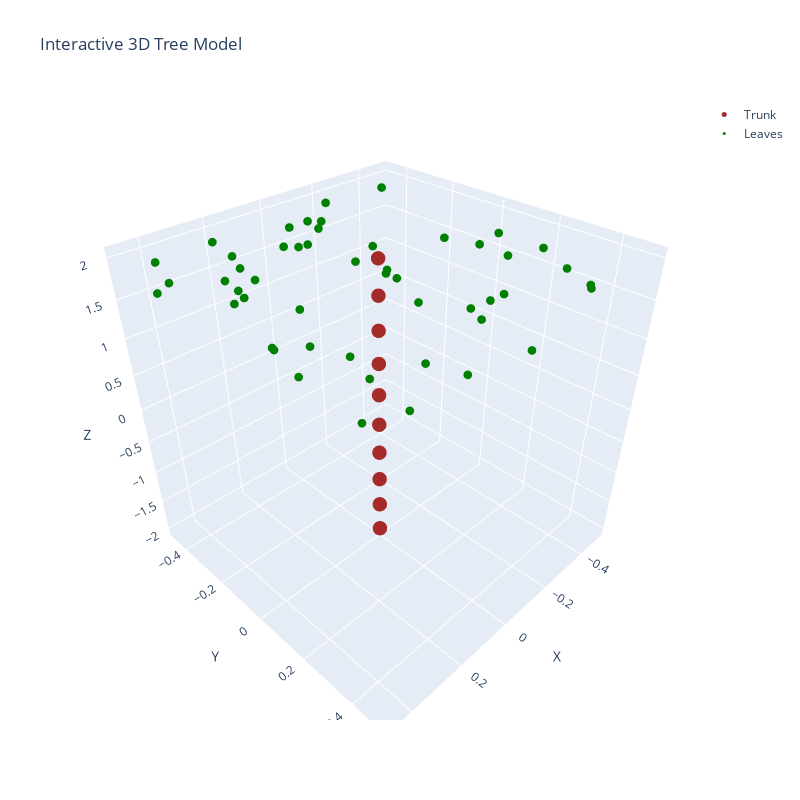

Notebook code for this chart:
### Code cell
import plotly.graph_objects as go

# Create a 3D scatter plot
fig = go.Figure()

# Plot trunk points
fig.add_trace(go.Scatter3d(
    x=[params[0] for params in trunk_params],
    y=[params[1] for params in trunk_params],
    z=[params[2] for params in trunk_params],
    mode='markers',
    marker=dict(size=5, color='brown'),
    name='Trunk'
))

# Plot leaf points
fig.add_trace(go.Scatter3d(
    x=[params[0] for params in leaves_params],
    y=[params[1] for params in leaves_params],
    z=[params[2] for params in leaves_params],
    mode='markers',
    marker=dict(size=3, color='green'),
    name='Leaves'
))

# Update layout for better visualization and custom size
fig.update_layout(
    scene=dict(
        xaxis_title='X',
        yaxis_title='Y',
        zaxis_title='Z'
    ),
    title="Interactive 3D Tree Model",
    width=800,  # Width in pixels
    height=800  # Height in pixels
)

# Show the plot
fig.show()

### Figure 1 — Plotly figure (JSON) as saved in the notebook; plotly's stock layout.template omitted (floating-point values rounded to 4 significant figures)
{"data": [{"marker": {"color": "brown", "size": 5}, "mode": "markers", "name": "Trunk", "type": "scatter3d", "x": [0, 0, 0, 0, 0, 0, 0, 0, 0, 0], "y": [0, 0, 0, 0, 0, 0, 0, 0, 0, 0], "z": [-2, -1.556, -1.111, -0.6667, -0.2222, 0.2222, 0.6667, 1.111, 1.556, 2]}, {"marker": {"color": "green", "size": 3}, "mode": "markers", "name": "Leaves", "type": "scatter3d", "x": [0.3194, 0.2051, -0.4367, 0.2455, 0.4633, 0.2075, 0.2614, 0.2644, -0.4466, 0.03353, -0.3937, 0.3742, 0.3632, -0.3754, -0.3483, 0.4121, -0.0379, -0.05999, -0.1803, -0.1101, -0.04498, 0.3278, 0.3252, 0.04013, 0.3857, -0.02714, 0.2239, 0.3469, 0.006242, -0.4152, 0.2775, 0.06878, 0.1389, 0.001216, -0.027, 0.4295, -0.2381, -0.1316, -0.04118, -0.4604, 0.02011, 0.4629, -0.1781, 0.03727, 0.1175, -0.4362, -0.4961, 0.1947, -0.03051, 0.4663], "y": [-0.1757, -0.2656, -0.1498, -0.351, 0.2353, -0.3276, 0.1721, 0.4109, -0.4388, -0.286, 0.1271, -0.4233, 0.1534, 0.1011, 0.05781, -0.4039, -0.005008, -0.1523, -0.412, -0.134, -0.3365, 0.4278, 0.305, 0.1075, 0.04651, 0.3276, -0.4235, -0.1583, 0.3184, 0.3921, -0.2173, 0.2082, -0.4671, 0.4966, -0.2673, 0.39, 0.2366, -0.379, -0.4199, 0.3641, 0.04925, 0.1501, 0.2379, -0.2395, 0.4099, 0.2141, 0.2625, -0.09244, -0.4417, -0.3156], "z": [1.822, 1.66, 1.526, 1.585, 1.802, 1.721, 1.536, 1.896, 1.889, 1.814, 1.688, 1.639, 1.793, 1.959, 1.8, 1.963, 1.807, 1.683, 1.985, 1.835, 1.98, 1.561, 1.652, 1.971, 1.609, 1.732, 1.939, 1.737, 1.893, 1.61, 1.616, 1.887, 1.6, 1.719, 1.991, 1.566, 1.572, 1.834, 1.81, 1.547, 1.917, 1.946, 1.584, 1.907, 1.503, 1.839, 1.567, 1.541, 1.544, 1.802]}], "layout": {"height": 800, "scene": {"xaxis": {"title": {"text": "X"}}, "yaxis": {"title": {"text": "Y"}}, "zaxis": {"title": {"text": "Z"}}}, "title": {"text": "Interactive 3D Tree Model"}, "width": 800}}
